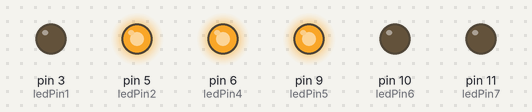
Bench run of a sketch on a simulated Arduino Uno, built with avr-gcc and run on an emulated ATmega328P. On the bench: output pins drawn as LEDs (lit = HIGH).

Above: at 0.15 s.
At 2.25 s:
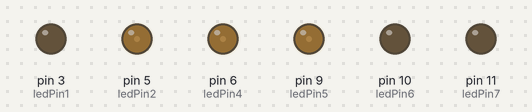
At 4.55 s:
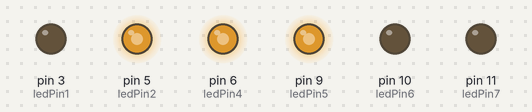
At 9.37 s:
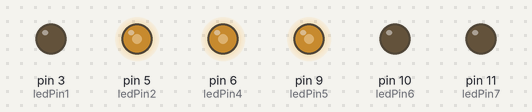
Timing chart, 0 to 9.4 s (numbered marks = the images above):
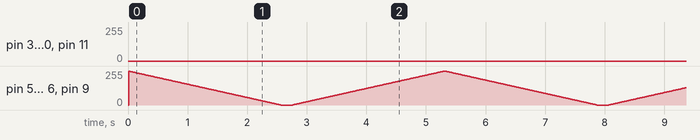

The sketch:

SLIDE_8.ino
```cpp
const int ledPin1 = 3;
const int ledPin2 = 5;
const int ledPin4 = 6;
const int ledPin5 = 9;
const int ledPin6 = 10;
const int ledPin7 = 11;

unsigned long previousMillis1 = 0;
unsigned long previousMillis2 = 0;

const long interval1 = 5;
const long interval2 = 10;
const long offInterval = 200; // Interval to keep the LEDs off

int brightness1 = 0;
int fadeAmount1 = 1;

int brightness2 = 255;
int fadeAmount2 = -1;

bool led1IsOff = false;
bool led2IsOff = false;

unsigned long led1OffMillis = 0;
unsigned long led2OffMillis = 0;

void setup() {
  pinMode(ledPin1, OUTPUT);
  pinMode(ledPin2, OUTPUT);
  pinMode(ledPin4, OUTPUT);
  pinMode(ledPin5, OUTPUT);
  pinMode(ledPin6, OUTPUT);
  pinMode(ledPin7, OUTPUT);
}

void loop() {
  unsigned long currentMillis = millis();

  // Handle LED 2, 4, and 5 (Fade in and out)
  if (!led2IsOff && currentMillis - previousMillis2 >= interval2) {
    previousMillis2 = currentMillis;
    brightness2 += fadeAmount2;

    if (brightness2 <= 0 || brightness2 >= 255) {
      if (brightness2 <= 0) {
        brightness2 = 0;
        led2IsOff = true;
        led2OffMillis = currentMillis;
      }
      fadeAmount2 = -fadeAmount2;
    }

    analogWrite(ledPin2, brightness2);
    analogWrite(ledPin4, brightness2);
    analogWrite(ledPin5, brightness2);
  } else if (led2IsOff && currentMillis - led2OffMillis >= offInterval) {
    led2IsOff = false;
  }

  // Handle LED 1, 6, and 7 (Fade in and out)
  if (!led1IsOff && currentMillis - previousMillis1 >= interval1) {
    previousMillis1 = currentMillis;
    brightness1 += fadeAmount1;

    if (brightness1 <= 0 || brightness1 >= 255) {
      if (brightness1 <= 0) {
        brightness1 = 0;
        led1IsOff = true;
        led1OffMillis = currentMillis;
      }
      fadeAmount1 = -fadeAmount1;
    }

    analogWrite(ledPin1, brightness1);
    analogWrite(ledPin6, brightness1);
    analogWrite(ledPin7, brightness1);
  } else if (led1IsOff && currentMillis - led1OffMillis >= offInterval) {
    led1IsOff = false;
  }
}
```
